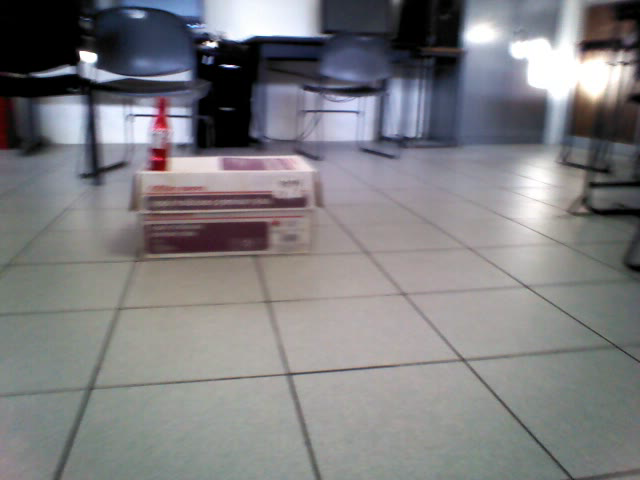
#> input picture frame 7 of Videos/Oorion1.avi, 640 x 480 px
$ python python_match.py
#> lines starting #> are read from the running program, lines starting #| are printed output that depends on the picture; after the words box and inside, x2 and y2 are one past the last pixel; in counts of white or black regions, pixels touching at a corner belong together
from sklearn.cluster import MeanShift, estimate_bandwidth
import numpy as np
import cv2
import math
import time

# |---------------------------------------------------|#
def conversion_matriz():
    # |---- local var ----|#
    file = r_archivo("Descriptores/Botella.txt")
#> (reads Descriptores/Botella.txt from the repository)
    file2 = r_archivo("Descriptores/NoBotella.txt")
#> (reads Descriptores/NoBotella.txt from the repository)
    trainData = []
    responses = []
    # |---- construct data ----|#
    for i in file:
        for j in i:
            trainData.append(j)
            responses.append(0)

    for i in file2:
        for j in i:
            trainData.append(j)
            responses.append(1)
    # |---- format ----|#
    trainData = np.array(trainData).astype(np.float32)
    responses = np.array(responses).astype(np.float32)
    print("|--- Saliendo conversion_matriz ---|")
    return trainData, responses

def w_archivo(cl, k):
    reducido = reducir(cl[5],50)
    file = open("Prueba.txt", "a")
    file.write('\nCl'+str(k)+'_Pt'+str(cl[4])+'_'+'.jpg')
    for i in reducido:
        file.write('\n'+str(i))
    file.write('\nfin-cluster')
    #cv2.imwrite('Cl'+str(k)+'_Pt'+str(cl[4])+"_"+str(j)+'.jpg', img2)
    file.close()
    print("|--- Saliendo w_archivo ---|")
    return
def r_archivo(path):
    arrayMaster = []
    # |--- parseo ---|#
    with open(path) as openfileobject:
        for line in openfileobject:
            if(".jpg" in line):
                arrayCLuster = []
                continue;
            if("[" in line):
                numberArray =[]
                number = ""
                numberInt = 0;
                for vector in line:
                    if(vector == '['):
                        continue;
                    if(vector.isdigit()==True):
                        number=number+vector;
                    if(vector ==' '):
                        if(number!=""):
                            numberInt = int(number)
                            numberArray.append(numberInt);
                            number=""
                    if(vector==']'):
                        if(number!=""):
                            numberInt = int(number)
                            numberArray.append(numberInt);
                            number=""
                arrayCLuster.append(numberArray)
            #if("|--- image end ---|" in line):
            if("fin-cluster" in line):
                arrayCLuster.append(numberArray)
                arrayMaster.append(arrayCLuster)
    print("|--- Saliendo r_archivo ---|")
    return arrayMaster

def entrenar_knn(trainData,responses):
    # |------------------------------------------------|#
    knn = cv2.ml.KNearest_create()
    knn.train(trainData, cv2.ml.ROW_SAMPLE, responses)
    print("|--- Saliendo entrenar_knn ---|")
    return knn

def reduccion(descriptores):
    size = len(descriptores)
    ratio = int(size/50)
    new_descriptores = []
    w = 0
    for i in range(50):
        new_descriptores.append(descriptores[w])
        w = w + ratio

    return new_descriptores

def orb_features(img):
    # |--- Orb features ---|#
    orb = cv2.ORB_create(nfeatures=650, scaleFactor=1.2, WTA_K=2, scoreType=cv2.ORB_HARRIS_SCORE, patchSize=31)
    kp, des = orb.detectAndCompute(img, None)
    #img2 = cv2.drawKeypoints(img,kp, None,color=(0,255,0), flags=0)
    kp = np.array([kp[idx].pt for idx in range(0, len(kp))]).astype(int)
    #cv2.imshow("imagen2",img2)
    return kp, des

def ecualizar(img):
    img = cv2.cvtColor(img,cv2.COLOR_BGR2HSV)
    img[:,:,2] = cv2.equalizeHist(img[:,:,2])
    img = cv2.normalize(img,None,0,255,cv2.NORM_MINMAX)
    img = cv2.cvtColor(img,cv2.COLOR_HSV2BGR)
    return img

def convol(img, control2):
    if control2 == 1:
        kernel = np.array([[0,-1,0],[-1,5,-1],[0,-1,0]])
    if control2 == 2:
        kernel = cv2.getStructuringElement(cv2.MORPH_ELLIPSE, (5,5))
    img2 = cv2.filter2D(img,-1,kernel)
    return img2

def mejorar_imagen(img):
    #img = convol(img, 1)
    img = ecualizar(img)
    return img

def re_size(img,proporcion):
    alto, ancho, _ = img.shape
    # |---------------------------------|#
    alto = int(alto*proporcion)
    ancho = int(ancho*proporcion)
    # |---------------------------------|#
    return cv2.resize(img,(ancho,alto))

def resultado_knn(resultados):
    no_botella = 0
    # |--- Comprobar resultados ---|#
    for i in resultados:
        if i == 1:
            no_botella = no_botella+1
    # |--- Verificar respuestas ---|#
    if no_botella >= 26:
        return 1
    return 0

def k_nearest(knn, cluster):
    resultados, botella = [], []
    # |--- Organizar cluster ---|#
    for i in cluster:
        # |--- reduccion a 50 descriptores ---|#
        descriptor = reduccion(i[9])
        # |--- estandarizar al knn ---|#
        newcomer = np.array(descriptor).astype(np.float32)
        # |--- aplicar knn ---|#
        ret, results, neighbours, dist = knn.findNearest(newcomer, 7)
        # |--- Almacenar resultados ---|#
        resultados.append(resultado_knn(results))
    # |--- Analisar resultados ---|#
    for i,j in enumerate(resultados):
        if j == 0:
            botella.append(cluster[i])

    return botella

def meanshift_cl(kp, des, img):
    # |--- variables locales ---|#
    cluster_final = []
    # |--- Meanshif var ---|#
    bandwidth = estimate_bandwidth(kp, quantile=0.1, n_samples=650)
    ms = MeanShift(bandwidth = bandwidth, bin_seeding=True, min_bin_freq=2, cluster_all=False)
    ms.fit(kp)
    labels = ms.labels_
    lista_label = labels.tolist()
    cluster_center = ms.cluster_centers_
    labels_unique = np.unique(labels)
    n_clusters_ = len(labels_unique)
    print("Clusters: ", n_clusters_)
    img3 = img.copy()
    # |--- Analizar cada cluster del frame ---|#
    tcl = time.time()
    for k,i in enumerate(cluster_center,0):
        centro = [int(i[0]), int(i[1])]
        cluster = max_min(lista_label,k, kp, des, centro, img.copy())#|Problema al igualar en nullo.|#
        if cluster[7] < 50 or cluster[4] <= 10 or cluster[5] <= 10:
            print("Cluster rechazado: ", "ancho:",cluster[4], " alto:", cluster[5], " points:",cluster[7])
            continue
        cluster_final.append(cluster)
    tcl_f = time.time() - tcl
    print("Timepo correlacion.", tcl_f)
    return cluster_final

def max_min(label, cluster, kp, des, centro, img):
    position = indice(label,cluster)
    size = len(position)
    roi_kp, roi_des = [], []
    minx, maxx, miny, maxy = 1000, 0, 1000, 0
    # |--- Buscar puntos maximos y minimos ---|#
    for i in position:
        point = kp[i]
        roi_kp.append(point)
        roi_des.append(des[i])
        if minx > point[0]:
            minx = point[0]
        if maxx < point[0]:
            maxx = point[0]
        if miny > point[1]:
            miny = point[1]
        if maxy < point[1]:
            maxy = point[1]
    # |--- Calculo del ancho y alto del cluster ---|#
    w, h = int(maxx - minx), int(maxy - miny)
    # |--- ROI image ---|#
    top, left = centro[1]+int((h/2)), centro[0]-int((w/2))
    bottom, right = centro[1]-int((h/2)), centro[0]+int((w/2))
    imagen = img[bottom:top, left:right]
    # |--- Organizar caracteristicas ---|#
    cluster = [minx, maxx, miny, maxy, w, h, centro, size, roi_kp, roi_des, imagen]
    return cluster

def indice( lista, value):
    return [i for i,x in enumerate(lista) if x==value]

def seguimiento(frame, roi_hist, track_window, term_crit ):
    frame = cv2.cvtColor(frame, cv2.COLOR_BGR2HSV)
    # |--- Calculate backprojection ---|#
    dst = cv2.calcBackProject([frame],[0],roi_hist,[0,179],1)
    cv2.imshow("hist", dst)
    # |--- Calculate a new location ---|#
    ret, track_window = cv2.meanShift(dst, track_window, term_crit)
    # |--- Draw a new region ---|#
    frame = cv2.cvtColor(frame, cv2.COLOR_HSV2BGR)
    x, y, w, h = track_window
    x1, y1, x2, y2 = (x-int(w/2)), (y+int(h/2)), (x+int(w/2)), (y-int(h/2))
    frame2 = cv2.rectangle(frame, (x1,y1), (x2,y2), (0,255,0), 2)
    return frame2, track_window

def mascara(img):
    ret, mask = cv2.threshold(img[:,:,1],127,255,cv2.THRESH_BINARY)#_INV
    cv2.imshow("ASD",mask)
    return mask

def sort(cluster):
    cluster.sort(key = lambda x: x[7], reverse = True)
    return cluster

def preparar_track(list_clusters):
    # |--- Discriminar por el de mayor informacion ---|#
    list_clusters = sort(list_clusters)
    cluster = list_clusters[0]
    roi_img = cluster[10]
    hsv_roi = roi_img
    hsv_roi = cv2.cvtColor(hsv_roi, cv2.COLOR_BGR2HSV)
    #cv2.imshow("Coca", hsv_roi)
    # |--- Make a point window ---|#
    centro = cluster[6]
    w, h = cluster[4], cluster[5]
    x, y, w, h = centro[0], centro[1], w, h
    track_window = (x, y, w, h)
    # |--- Make a mask ---|#
    mask = mascara(hsv_roi.copy())
    roi_hist = cv2.calcHist([hsv_roi], [0], mask, [180], [0,179])
    cv2.normalize(roi_hist, roi_hist, 0, 255, cv2.NORM_MINMAX)
    # |--- Establecer condiciones de paro|#
    term_crit = ( cv2.TERM_CRITERIA_EPS | cv2.TERM_CRITERIA_COUNT, 10, 1 )
    return track_window, roi_hist, term_crit

def activate(anterior, track):
    (x, y, _, _), (x1, y1, _, _) = track, anterior

    dst = int(math.sqrt((x1-x)**2+(y1-y)**2))

    if dst > 30:
        print("Solicitar knn: \n","Distancia: ",dst)
        return True
    return False
# |---------------------------------------------------|#
cap = cv2.VideoCapture("Videos/Oorion1.avi")
orb = cv2.ORB_create(nfeatures = 650)
ms = 0#MeanShift()
# |---------------------------------------------------|#
trainData, responses = conversion_matriz()
knn = entrenar_knn(trainData, responses)
# |---------------------------------------------------|#
track_window, roi_hist, term_crit = (),0,0
ant_track = 0
control = True
# |---------------------------------------------------|#
while cap.isOpened():
    ret, frame = cap.read()
#> frame is the input picture: shape (480, 640, 3); mean B, G, R 128.3, 125.6, 126.3
    # |-----------------------------------------------|
    if not ret:
        print("Fin del stream.")
        break
    img = mejorar_imagen(frame.copy())
#> in ecualizar, `img = cv2.cvtColor(img,cv2.COLOR_BGR2HSV)`: img: shape (480, 640, 3); mean H, S, V 74.2, 29.8, 133.7
#> in ecualizar, `img[:,:,2] = cv2.equalizeHist(img[:,:,2])`: img: shape (480, 640, 3); mean H, S, V 74.2, 29.8, 124.9
#> in ecualizar, `img = cv2.cvtColor(img,cv2.COLOR_HSV2BGR)`:
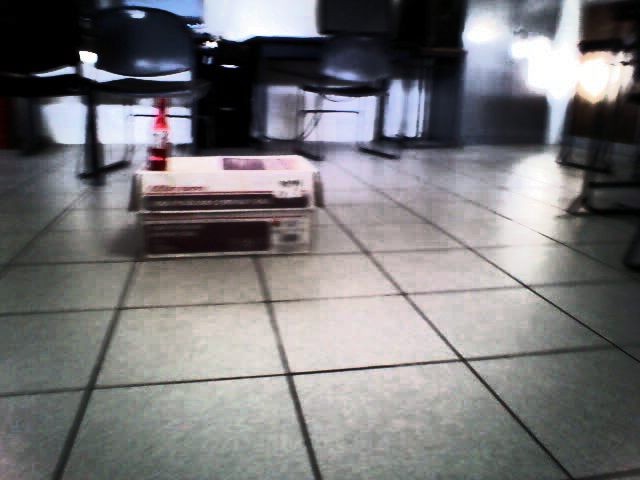
#> img: shape (480, 640, 3); mean B, G, R 119.7, 117.8, 118.8
    if control is True:
        # |--- ORB --|#
        kp, des = orb_features(img)
#> in orb_features, `kp, des = orb.detectAndCompute(img, None)`: kp = 650 keypoints; strongest (x, y, size): (216, 44, 31), (80, 51, 31), (81, 52, 44.6), (80, 52, 37.2)
#> in orb_features, `kp = np.array([kp[idx].pt for idx in range(0, len(kp))]).astype(int)`: kp = 650 pairs, first value 37 to 605, second value 32 to 382
        # |--- Meanshift ---|#
        tcl = time.time()
        cluster = meanshift_cl(kp, des, img)
#> in meanshift_cl, `bandwidth = estimate_bandwidth(kp, quantile=0.1, n_samples=650)`: bandwidth = 63.61
#> in meanshift_cl, `labels = ms.labels_`: labels = 650 values, max 7 at index 128, min -1 at index 1, mean 0.631
#> in meanshift_cl, `lista_label = labels.tolist()`: lista_label has the same summary as labels
#> in meanshift_cl, `cluster_center = ms.cluster_centers_`: cluster_center = [[159.2, 134], [327.8, 118.4], [396.4, 116.7], [287.5, 373.1], [570.9, 80.46], [462.8, 358.5], [551.6, 162], [403.7, 294.3]]
#> in meanshift_cl, `labels_unique = np.unique(labels)`: labels_unique = [-1, 0, 1, 2, 3, 4, 5, 6, 7]
#> in meanshift_cl, `n_clusters_ = len(labels_unique)`: n_clusters_ = 9
#| Clusters:  9
#> the loop in meanshift_cl, `for k,i in enumerate(cluster_center,0):` made 8 passes
#> (i, centro, size in max_min, w in max_min, h in max_min, top in max_min, left in max_min, bottom in max_min) on passes 1 to 6: ([159.2, 134], [159, 134], 236, 121, 112, 190, 99, 78), ([327.8, 118.4], [327, 118], 72, 95, 68, 152, 280, 84), ([396.4, 116.7], [396, 116], 73, 60, 69, 150, 366, 82), ([287.5, 373.1], [287, 373], 31, 22, 21, 383, 276, 363), ([570.9, 80.46], [570, 80], 24, 63, 60, 110, 539, 50), ([462.8, 358.5], [462, 358], 24, 28, 11, 363, 448, 353)
#> (i, centro, position in max_min, size in max_min, w in max_min, h in max_min, top in max_min, left in max_min) on passes 7 to 8: ([551.6, 162], [551, 162], [105, 113, 124, 233, 554, 598, 604], 7, 29, 70, 197, 537), ([403.7, 294.3], [403, 294], [128, 135, 137], 3, 7, 1, 294, 400)
#| Cluster rechazado:  ancho: 22  alto: 21  points: 31
#| Cluster rechazado:  ancho: 63  alto: 60  points: 24
#| Cluster rechazado:  ancho: 28  alto: 11  points: 24
#| Cluster rechazado:  ancho: 29  alto: 70  points: 7
#| Cluster rechazado:  ancho: 7  alto: 1  points: 3
#> pass 1, in max_min, `imagen = img[bottom:top, left:right]`:
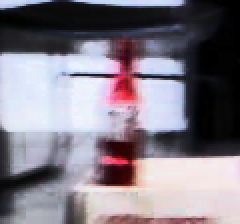
#> imagen: shape (112, 120, 3) (shown 2 times larger); mean of channels 0, 1, 2 134.3, 123.7, 130.7; drawn as B, G, R
#> pass 2, in max_min (call 2), `imagen = img[bottom:top, left:right]`:
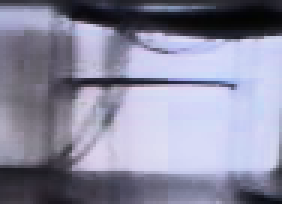
#> imagen: shape (68, 94, 3) (shown 3 times larger); mean of channels 0, 1, 2 160.5, 138.8, 138.9; drawn as B, G, R
#> after the loop in meanshift_cl, `for k,i in enumerate(cluster_center,0):`: cluster_final = 3 items
#> cluster = 3 items
        tcl_f = time.time() - tcl
        print("Tiempo cluster: ", tcl_f)
        # |--- KNN ---|#
        tknn = time.time()
        result = k_nearest(knn, cluster)
#> the loop in k_nearest, `for i in cluster:` made 3 passes
#> (size in reduccion, ratio in reduccion, ret) on passes 1 to 3: (236, 4, 0), (72, 1, 1), (73, 1, 1)
#> pass 1, in k_nearest, `newcomer = np.array(descriptor).astype(np.float32)`:
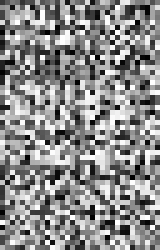
#> newcomer: shape (50, 32) float32 (shown 5 times larger); min 0, max 255, mean 139.9
#> pass 3, in k_nearest, `newcomer = np.array(descriptor).astype(np.float32)`:
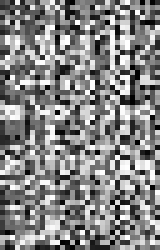
#> newcomer: shape (50, 32) float32 (shown 5 times larger); min 0, max 255, mean 133.2
#> after the loop in k_nearest, `for i in cluster:`: resultados = [0, 1, 1]
#> the loop in k_nearest, `for i,j in enumerate(resultados):` made 3 passes
#> j on passes 1 to 3: 0, 1, 1
#> after the loop in k_nearest, `for i,j in enumerate(resultados):`: botella = 1 item
#> result = 1 item
        tknn_f = (time.time()-tknn)
        print("Tiempo KNN: ", tknn_f)
        if result == None or len(result) == 0:
            continue
        # |--- Pre-Track ---|#
        track_window, roi_hist, term_crit = preparar_track(result)
#> in preparar_track, `cluster = list_clusters[0]`: cluster = 11 items, first 6: 96, 217, 79, 191, 121, 112
#> in preparar_track, `hsv_roi = cv2.cvtColor(hsv_roi, cv2.COLOR_BGR2HSV)`: hsv_roi: shape (112, 120, 3); mean H, S, V 108.1, 50.5, 141.5
#> in preparar_track, `centro = cluster[6]`: centro = [159, 134]
#> in preparar_track, `w, h = cluster[4], cluster[5]`: w = 121; h = 112
#> in preparar_track, `x, y, w, h = centro[0], centro[1], w, h`: x = 159; y = 134
#> in preparar_track, `track_window = (x, y, w, h)`: track_window = (159, 134, 121, 112)
#> in mascara, `ret, mask = cv2.threshold(img[:,:,1],127,255,cv2.THRESH_BINARY)#_INV`:
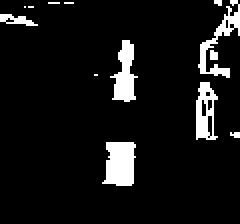
#> mask: shape (112, 120) (shown 2 times larger); 8% white; 13 white regions (8 under 20 px), largest, box (x1, y1, x2, y2) and area: (51, 71, 68, 93) 300, (55, 20, 69, 51) 236, (99, 0, 120, 39) 225, (98, 41, 109, 70) 198, (0, 7, 19, 13) 61
#> in preparar_track, `roi_hist = cv2.calcHist([hsv_roi], [0], mask, [180], [0,179])`: roi_hist = 180 values, max 183 at index 120, min 0 at index 6, mean 5.82
#> track_window = (159, 134, 121, 112); roi_hist = 180 values, max 255 at index 120, min 0 at index 6, mean 8.11; term_crit = (3, 10, 1)
        #control = False

    #ant_track = track_window
    track_img, track_window = seguimiento(img.copy(), roi_hist, track_window, term_crit)
#> in seguimiento, `frame = cv2.cvtColor(frame, cv2.COLOR_BGR2HSV)`: frame: shape (480, 640, 3); mean H, S, V 73.2, 31.7, 124.9
#> in seguimiento, `dst = cv2.calcBackProject([frame],[0],roi_hist,[0,179],1)`:
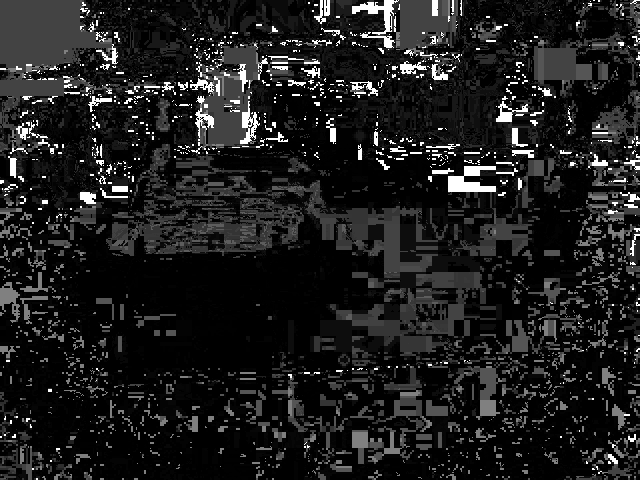
#> dst: shape (480, 640); min 0, max 255, mean 29.7
#> in seguimiento, `ret, track_window = cv2.meanShift(dst, track_window, term_crit)`: ret = 0; track_window = (159, 134, 121, 112)
#> in seguimiento, `x, y, w, h = track_window`: x = 159; y = 134; w = 121; h = 112
#> in seguimiento, `x1, y1, x2, y2 = (x-int(w/2)), (y+int(h/2)), (x+int(w/2)), (y-int(h/2))`: x1 = 99; y1 = 190; x2 = 219; y2 = 78
    #control = activate(ant_track, track_window)

    cv2.imshow("Imagen final", track_img)
    cv2.waitKey(100)
print("|--- Fin ---|")
'''
-Deja de existir imagen en el entorno.
-Distancia
[minx, maxx, miny, maxy, w, h, centro, size, roi_kp, roi_des, imagen]
'''
